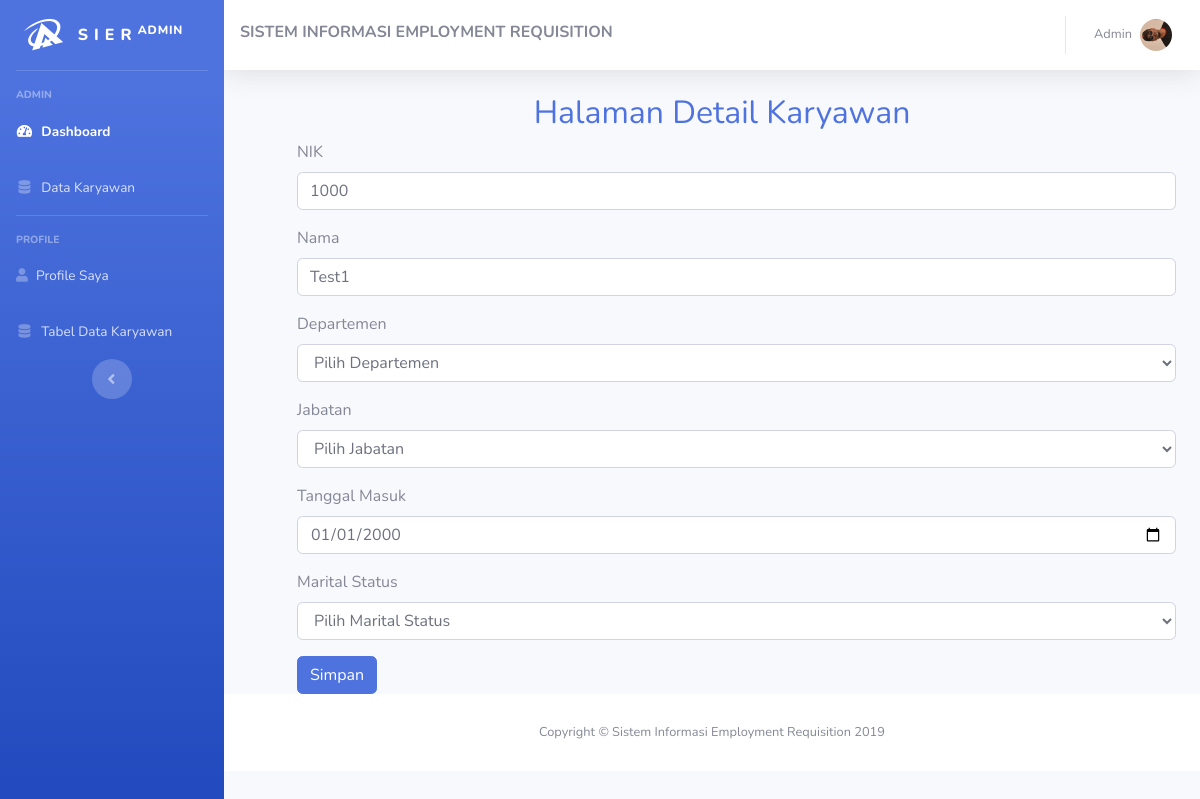
The page /admin/detail-karyawan.php?id=1000 (signed in) on the database its author committed.
### tables this page shows
CREATE TABLE `karyawan` (
  `id_karyawan` int(11) NOT NULL,
  `id_dept` int(11) DEFAULT NULL,
  `username` varchar(50) DEFAULT NULL,
  `password` varchar(50) DEFAULT NULL,
  `nama` varchar(50) DEFAULT NULL,
  `jabatan` varchar(50) DEFAULT NULL,
  `marital_status` int(11) DEFAULT NULL,
  `tanggal_masuk` date DEFAULT NULL,
  `jenis_kelamin` varchar(20) DEFAULT NULL,
  `status_karyawan` varchar(50) DEFAULT NULL,
  `tempat_lahir` varchar(50) DEFAULT NULL,
  `tanggal_lahir` date DEFAULT NULL,
  `alamat` text,
  `email` varchar(50) DEFAULT NULL,
  `no_telepon` varchar(20) DEFAULT NULL,
  `foto` varchar(200) DEFAULT NULL,
  `hak_akses` enum('admin','pic','manager') DEFAULT NULL
);

### admin/detail-karyawan.php (the view, shortened to what this page needs)
<?php
include "../config/conn.php";
$id = isset($_GET['id']) ? $_GET['id'] : '';
$stm2 = $pdo_conn->query(
                  "SELECT `id_karyawan`, `username`, `nama`, `jabatan`, `marital_status`, `tanggal_masuk`,     `jenis_kelamin`, `status_karyawan`, `tempat_lahir`, `tanggal_lahir`, `alamat`, `email`,    `no_telepon`, departemen.nama_dept
                  FROM `karyawan`
                  LEFT JOIN departemen ON karyawan.id_dept = departemen.id_dept
                  WHERE karyawan.id_karyawan = '$id'");
?>
<!DOCTYPE html>
<html lang="en">
<head>
  <link href="../assets/vendor/fontawesome-free/css/all.min.css" rel="stylesheet" type="text/css">
  <link href="../assets/css/sb-admin-2.min.css" rel="stylesheet">
</head>
<body id="page-top">
  <div id="wrapper">
    <?php
    include "../components/sidebar.php";
    ?>
    <div id="content-wrapper" class="d-flex flex-column">
      <div id="content">
        <?php
        include "../components/navbar.php";
        ?>
        <center>
          <h2 style="margin-left: 20px" <p class="text-primary">Halaman Detail Karyawan</h2>
        </center>
        <div class="container-fluid" style=" display: flex; justify-content: center; align-items: center; ">
          <?php
          while ($row = $stm2->fetch()) {
          ?>
            <form style=" flex-grow: 1; margin-left: 49px;" method="post" action="../actions/update-karyawan-action.php?id=1000">
              <div class=" form-group">
                <label for="id_karyawan" required>NIK</label>
                <input type="text" class="form-control" value="<?= $row['id_karyawan'] ?>">
              </div>
              <div class="form-group">
                <label for="nama">Nama</label>
                <input type="text" class="form-control" value="<?= $row['nama'] ?>">
              </div>
              <div class="form-group">
                <label for="departemen">Departemen</label>
                <select class="form-control" name='departemen'>
                  <option>Pilih Departemen</option>
                </select>
              </div>
              <div class="form-group">
                <label for="jabatan">Jabatan</label>
                <select class="form-control" name='jabatan'>
                  <option>Pilih Jabatan</option>
                </select>
              </div>
              <div class="form-group">
                <label for="tanggal_masuk" required>Tanggal Masuk</label>
                <input type="date" class="form-control" value="<?= $row['tanggal_masuk'] ?>">
              </div>
              <div class="form-group">
                <label for="marital_status">Marital Status</label>
                <select class="form-control" name='status'>
                  <option>Pilih Marital Status</option>
                </select>
              </div>
              <button type="submit" class="btn btn-primary">Simpan</button>
            </form>
          <?php
          }
          ?>
        </div>
      </div>
      <footer class="sticky-footer bg-white">
        <div class="container my-auto">
          <div class="copyright text-center my-auto">
            <span>Copyright &copy; Sistem Informasi Employment Requisition 2019</span>
          </div>
        </div>
      </footer>
    </div>
  </div>
</body>
</html>

### rows shown on the page
karyawan: id_karyawan "1000", nama "Test1", tanggal_masuk "01/01/2000"
